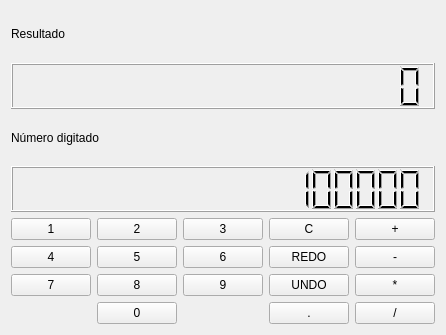
<?xml version="1.0" encoding="UTF-8"?>
<ui version="4.0">
 <class>MainWindow</class>
 <widget class="QMainWindow" name="MainWindow">
  <property name="geometry">
   <rect>
    <x>0</x>
    <y>0</y>
    <width>442</width>
    <height>335</height>
   </rect>
  </property>
  <property name="windowTitle">
   <string>MainWindow</string>
  </property>
  <widget class="QWidget" name="centralWidget">
   <layout class="QGridLayout" name="gridLayout">
    <item row="0" column="0" colspan="2">
     <widget class="QLabel" name="label">
      <property name="text">
       <string>Resultado</string>
      </property>
     </widget>
    </item>
    <item row="1" column="0" colspan="5">
     <widget class="QLCDNumber" name="resultado">
      <property name="digitCount">
       <number>18</number>
      </property>
     </widget>
    </item>
    <item row="2" column="0" colspan="2">
     <widget class="QLabel" name="label_2">
      <property name="text">
       <string>Número digitado</string>
      </property>
     </widget>
    </item>
    <item row="3" column="0" colspan="5">
     <widget class="QLCDNumber" name="valorAtual">
      <property name="digitCount">
       <number>18</number>
      </property>
      <property name="value" stdset="0">
       <double>1000000000000000000000.000000000000000</double>
      </property>
     </widget>
    </item>
    <item row="4" column="0">
     <widget class="QPushButton" name="btn1">
      <property name="text">
       <string>1</string>
      </property>
     </widget>
    </item>
    <item row="4" column="1">
     <widget class="QPushButton" name="btn2">
      <property name="text">
       <string>2</string>
      </property>
     </widget>
    </item>
    <item row="4" column="2">
     <widget class="QPushButton" name="btn3">
      <property name="text">
       <string>3</string>
      </property>
     </widget>
    </item>
    <item row="4" column="3">
     <widget class="QPushButton" name="btnClear">
      <property name="text">
       <string>C</string>
      </property>
     </widget>
    </item>
    <item row="4" column="4">
     <widget class="QPushButton" name="btnSomar">
      <property name="text">
       <string>+</string>
      </property>
     </widget>
    </item>
    <item row="5" column="0">
     <widget class="QPushButton" name="btn4">
      <property name="text">
       <string>4</string>
      </property>
     </widget>
    </item>
    <item row="5" column="1">
     <widget class="QPushButton" name="btn5">
      <property name="text">
       <string>5</string>
      </property>
     </widget>
    </item>
    <item row="5" column="2">
     <widget class="QPushButton" name="btn6">
      <property name="text">
       <string>6</string>
      </property>
     </widget>
    </item>
    <item row="5" column="3">
     <widget class="QPushButton" name="btnRedo">
      <property name="text">
       <string>REDO</string>
      </property>
     </widget>
    </item>
    <item row="5" column="4">
     <widget class="QPushButton" name="btnSubtrair">
      <property name="text">
       <string>-</string>
      </property>
     </widget>
    </item>
    <item row="6" column="0">
     <widget class="QPushButton" name="btn7">
      <property name="text">
       <string>7</string>
      </property>
     </widget>
    </item>
    <item row="6" column="1">
     <widget class="QPushButton" name="btn8">
      <property name="text">
       <string>8</string>
      </property>
     </widget>
    </item>
    <item row="6" column="2">
     <widget class="QPushButton" name="btn9">
      <property name="text">
       <string>9</string>
      </property>
     </widget>
    </item>
    <item row="6" column="3">
     <widget class="QPushButton" name="btnUndo">
      <property name="text">
       <string>UNDO</string>
      </property>
     </widget>
    </item>
    <item row="6" column="4">
     <widget class="QPushButton" name="btnMultiplicar">
      <property name="text">
       <string>*</string>
      </property>
     </widget>
    </item>
    <item row="7" column="1">
     <widget class="QPushButton" name="btn0">
      <property name="text">
       <string>0</string>
      </property>
     </widget>
    </item>
    <item row="7" column="3">
     <widget class="QPushButton" name="btnPonto">
      <property name="text">
       <string>.</string>
      </property>
     </widget>
    </item>
    <item row="7" column="4">
     <widget class="QPushButton" name="btnDividir">
      <property name="text">
       <string>/</string>
      </property>
     </widget>
    </item>
   </layout>
  </widget>
 </widget>
 <layoutdefault spacing="6" margin="11"/>
 <resources/>
 <connections/>
</ui>
